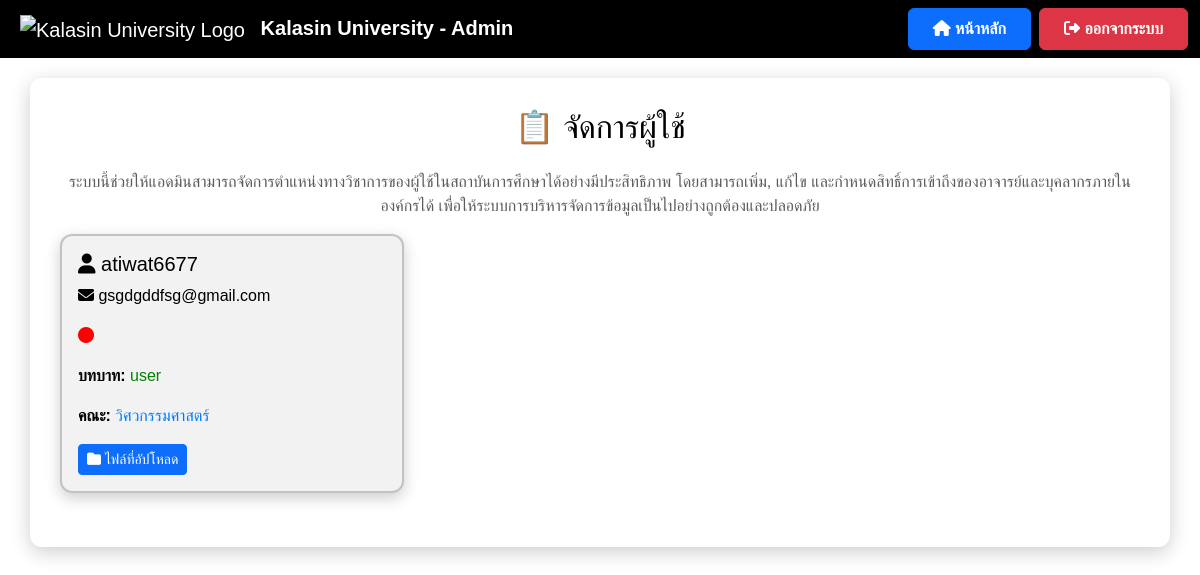
The app's page /manage_users_kana (signed in), older data.
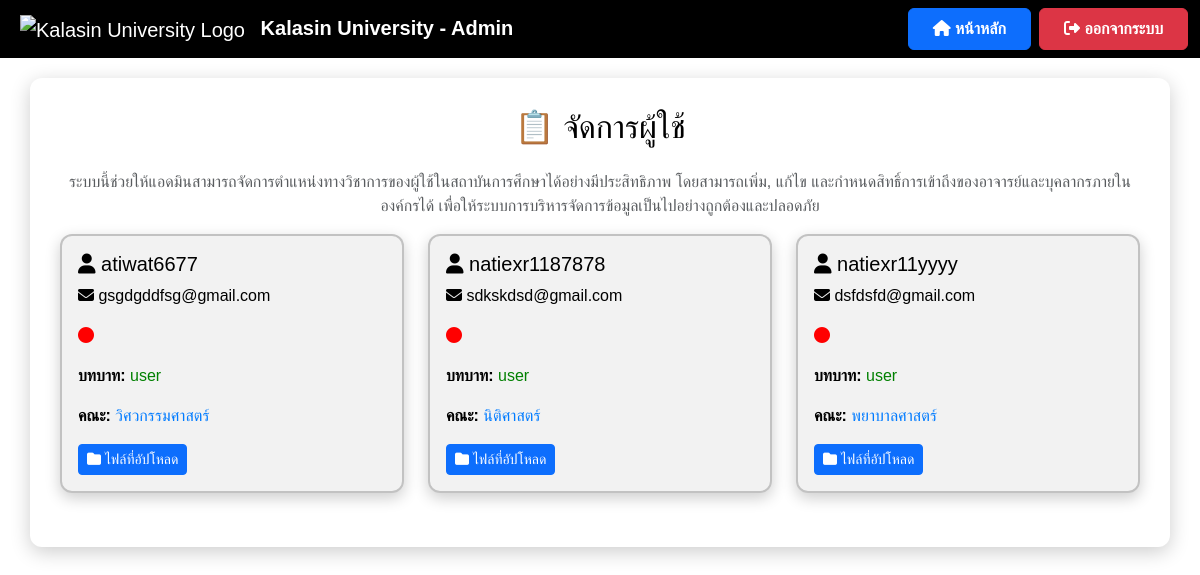
The same page, newer data.
### models.py (models this page shows)
class User(db.Model):
    id = db.Column(db.Integer, primary_key=True)
    username = db.Column(db.String(100), nullable=False, unique=True)
    role = db.Column(db.String(50), nullable=False)
    faculty = db.Column(db.String(100), nullable=True)
    document_requests = db.relationship('DocumentRequest', back_populates='user', lazy=True)
    files = db.relationship('File', back_populates='user', lazy=True)  # ✅ เพิ่มตรงนี้

### app.py (the view)
@app.route('/manage_users_kana')
def manage_users_kana():
    if 'role' not in session or session['role'] not in ['admin', 'admin_university']:
        flash("❌ คุณไม่มีสิทธิ์เข้าถึงหน้านี้!", "danger")
        return redirect(url_for('admin_login'))  # Redirect to login page if not admin
    users = User.query.filter(~User.role.in_(['admin', 'admin_university'])).all()
    return render_template('manage_users_kana.html', users=users)

### app.py (called while the page is built)
@app.template_filter('faculty_th')
def faculty_th(code):
    mapping = {
        'engineering': 'วิศวกรรมศาสตร์',
        'science':     'วิทยาศาสตร์',
        'education':   'ครุศาสตร์',
        'nursing':     'พยาบาลศาสตร์',
        'law':         'นิติศาสตร์',
        'arts':        'ศิลปศาสตร์'
    }
    return mapping.get(code, code or "ไม่ระบุคณะ")

### templates/manage_users_kana.html (shortened to what this page needs)
<!DOCTYPE html>
<html lang="th">
<head>
    <link href="https://cdn.jsdelivr.net/npm/bootstrap@5.3.3/dist/css/bootstrap.min.css" rel="stylesheet">
    <link rel="stylesheet" href="https://cdnjs.cloudflare.com/ajax/libs/font-awesome/6.4.2/css/all.min.css">
</head>
<body>
    <nav class="navbar navbar-expand-lg navbar-dark">
        <div class="container-fluid">
            <a class="navbar-brand ms-2" href="{{ url_for('admin_dashboard') }}">
                <img src="https://upload.wikimedia.org/wikipedia/th/4/4e/Kalasin_University_Seal.svg"
                     alt="Kalasin University Logo"
                     style="height: 50px; margin-right: 10px;">
                <strong>Kalasin University - Admin</strong>
            </a>
            <div class="ms-auto d-flex">
                <a href="{{ url_for('admin_dashboard') }}" class="btn btn-primary fw-bold px-4 py-2 me-2">
                    <i class="fas fa-home"></i> หน้าหลัก
                </a>
                <a href="{{ url_for('logout') }}" class="btn btn-danger fw-bold px-4 py-2">
                    <i class="fas fa-sign-out-alt"></i> ออกจากระบบ
                </a>
            </div>
        </div>
    </nav>
    <div class="container container-custom">
        <h2 class="mb-4 text-center">📋 จัดการผู้ใช้</h2>
    <p class="text-center text-muted">
        ระบบนี้ช่วยให้แอดมินสามารถจัดการตำแหน่งทางวิชาการของผู้ใช้ในสถาบันการศึกษาได้อย่างมีประสิทธิภาพ
        โดยสามารถเพิ่ม, แก้ไข และกำหนดสิทธิ์การเข้าถึงของอาจารย์และบุคลากรภายในองค์กรได้
        เพื่อให้ระบบการบริหารจัดการข้อมูลเป็นไปอย่างถูกต้องและปลอดภัย
    </p>
        <div class="row">
            {% for user in users %}
            <div class="col-md-4 mb-4">
                <div class="user-card p-3">
                    <h5><i class="fas fa-user"></i> {{ user.username }}</h5>
                    <p><i class="fas fa-envelope"></i> {{ user.email }}</p>
                    <p><i class="fas fa-circle" style="color: {% if user.status == 'active' %}green{% else %}red{% endif %};"></i> {{ user.status }}</p>
                    <p><strong>บทบาท: </strong><span style="color: green;">{{ user.role }}</span></p>
                    <p>
                        <strong>คณะ: </strong>
                        <span style="color:#007bff;">{{ user.faculty|faculty_th }}</span>
                      </p>
                    <div class="d-flex justify-content-between mt-3">
                        <a href="{{ url_for('view_user', user_id=user.id) }}" class="btn btn-primary btn-sm">
                            <i class="fas fa-folder"></i> ไฟล์ที่อัปโหลด
                        </a>
                    </div>
                </div>
            </div>
            {% endfor %}
        </div>
    </div>
</body>
</html>

### templates/manage_users_kana.html (style rules this page uses)
body { font-family: 'Poppins', sans-serif; background: white; color: black; }
.navbar { background: #000000; backdrop-filter: blur(10px); }
.container-custom { background: #ffffff; border-radius: 12px; padding: 30px; box-shadow: 0 5px 20px rgba(0, 0, 0, 0.2); margin-top: 20px; }
.user-card { background: rgba(0, 0, 0, 0.05); color: black; border-radius: 12px; padding: 20px; border: 2px solid rgba(0, 0, 0, 0.2); box-shadow: 0 5px 15px rgba(0, 0, 0, 0.2); transition: transform 0.2s; cursor: pointer; position: relative; }

Row changes from the older to the newer data that the page shows:
added User: username "natiexr1187878", email "sdkskdsd@gmail.com", role "user", faculty|faculty_th "นิติศาสตร์"
added User: username "natiexr11yyyy", email "dsfdsfd@gmail.com", role "user", faculty|faculty_th "พยาบาลศาสตร์"
